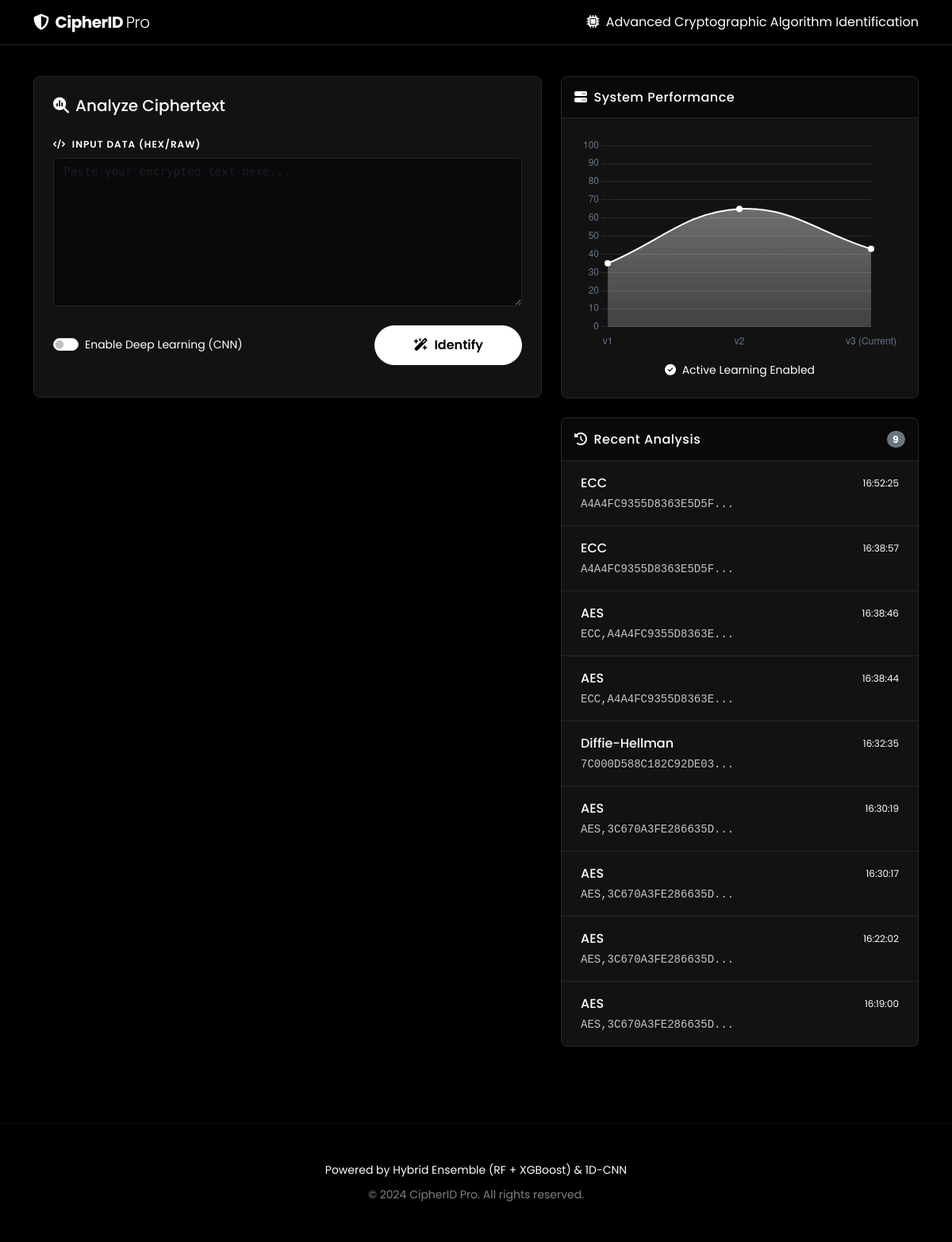
Before: / with the older database file.
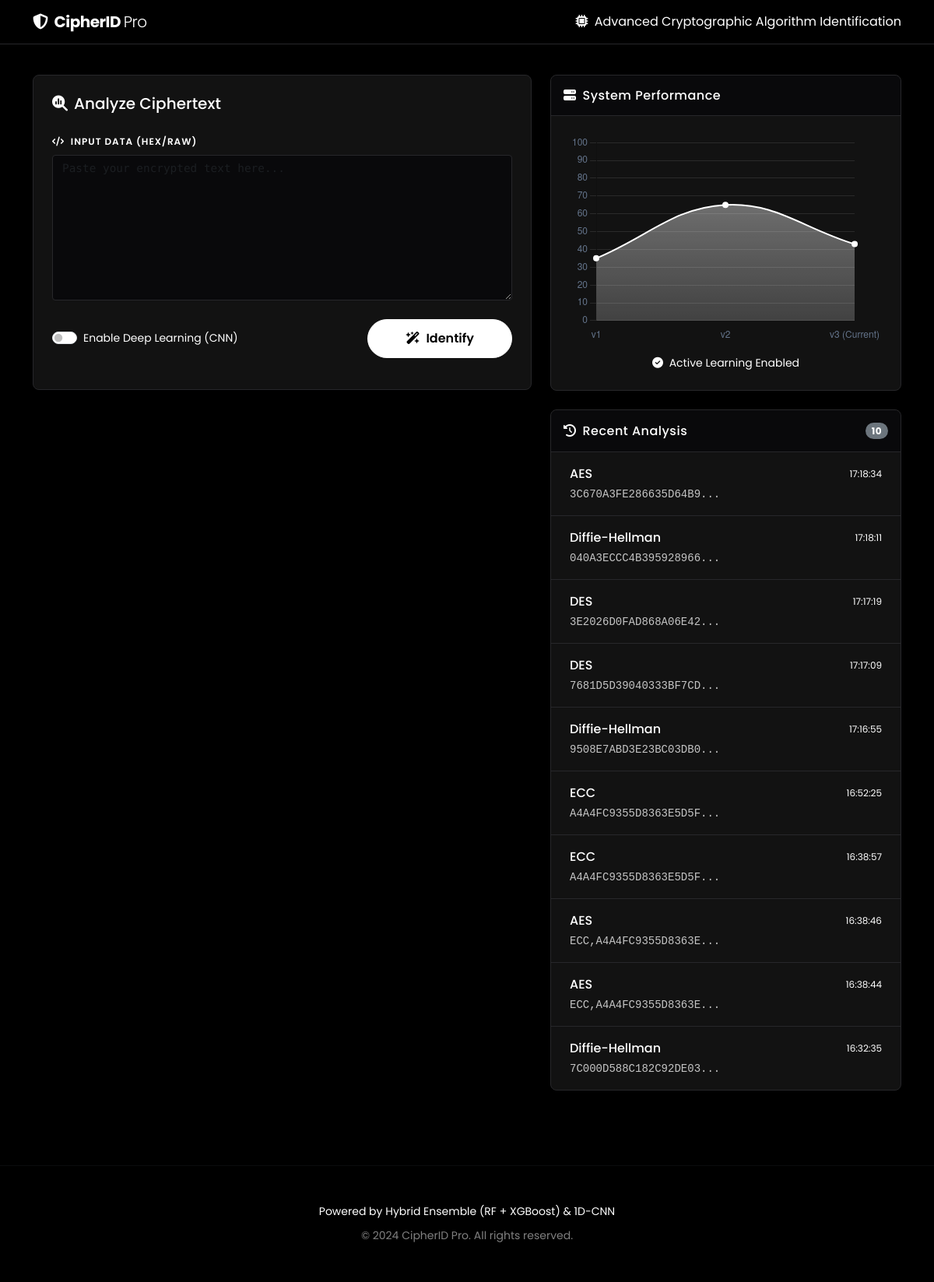
After: the same page with the newer database file.
### app/models/history.py (models this page shows)
class PredictionHistory(db.Model):
    id = db.Column(db.Integer, primary_key=True)
    ciphertext_snippet = db.Column(db.String(100), nullable=False)
    predicted_algorithm = db.Column(db.String(50), nullable=False)
    confidence = db.Column(db.Float, nullable=False)
    timestamp = db.Column(db.DateTime, index=True, default=datetime.utcnow)
    def to_dict(self):
        return {
            'ciphertext': self.ciphertext_snippet,
            'prediction': self.predicted_algorithm,
            'confidence': self.confidence,
            'timestamp': self.timestamp.strftime("%H:%M:%S")
        }

### app/routes/web.py (the view)
@web_bp.route("/", methods=["GET"])
def index():
    try:
        history = PredictionHistory.query.order_by(PredictionHistory.timestamp.desc()).limit(10).all()
        history_list = [h.to_dict() for h in history]
    except Exception:
        history_list = []
    return render_template("index.html", history=history_list)

### app/templates/index.html (shortened to what this page needs)
<!doctype html>
<html lang="en">
  <head>
    <link
      href="https://cdn.jsdelivr.net/npm/bootstrap@5.3.2/dist/css/bootstrap.min.css"
      rel="stylesheet" />
    <link
      rel="stylesheet"
      href="https://cdnjs.cloudflare.com/ajax/libs/font-awesome/6.4.0/css/all.min.css" />
    <link
      rel="stylesheet"
      href="{{ url_for('static', filename='style.css') }}" />
  </head>
  <body>
    <nav class="navbar navbar-expand-lg navbar-dark fixed-top">
      <div class="container">
        <a class="navbar-brand" href="#">
          <i class="fa-solid fa-shield-halved me-2"></i>CipherID
          <span class="fw-light">Pro</span>
        </a>
        <span class="navbar-text text-muted d-none d-md-block">
          <i class="fa-solid fa-microchip me-1"></i> Advanced Cryptographic
          Algorithm Identification
        </span>
      </div>
    </nav>
    <div class="container py-5 mt-5">
      <div class="row g-4">
        <div class="col-lg-7">
          <div class="card mb-4">
            <div class="card-body p-4">
              <h5 class="card-title mb-4 text-gradient">
                <i class="fa-solid fa-magnifying-glass-chart me-2"></i>Analyze
                Ciphertext
              </h5>
              <form method="post" action="{{ url_for('web.predict') }}">
                <div class="mb-4">
                  <label for="ciphertext" class="form-label">
                    <i class="fa-solid fa-code me-1"></i> Input Data (Hex/Raw)
                  </label>
                  <textarea
                    class="form-control shadow-none"
                    id="ciphertext"
                    name="ciphertext"
                    rows="8"
                    placeholder="Paste your encrypted text here..."
                    required>
{{ ciphertext or '' }}</textarea
                  >
                </div>
                <div
                  class="d-flex justify-content-between align-items-center mb-3">
                  <div class="form-check form-switch">
                    <input
                      class="form-check-input"
                      type="checkbox"
                      role="switch"
                      id="use_cnn"
                      name="use_cnn"
                       />
                    <label
                      class="form-check-label small text-muted"
                      for="use_cnn"
                      >Enable Deep Learning (CNN)</label
                    >
                  </div>
                  <button
                    type="submit"
                    class="btn btn-primary rounded-pill px-5">
                    <i class="fa-solid fa-wand-magic-sparkles me-2"></i>Identify
                  </button>
                </div>
              </form>
            </div>
          </div>
        </div>
        <div class="col-lg-5">
          <div class="card mb-4">
            <div class="card-header py-3">
              <h6 class="mb-0 text-white">
                <i class="fa-solid fa-server me-2"></i>System Performance
              </h6>
            </div>
            <div class="card-body p-4">
              <canvas id="statsChart" height="200"></canvas>
              <p class="text-muted small mt-3 text-center mb-0">
                <i class="fa-solid fa-check-circle text-success me-1"></i>
                Active Learning Enabled
              </p>
            </div>
          </div>
          <div class="card">
            <div
              class="card-header py-3 d-flex justify-content-between align-items-center">
              <h6 class="mb-0 text-white">
                <i class="fa-solid fa-clock-rotate-left me-2"></i>Recent
                Analysis
              </h6>
              <span class="badge bg-secondary rounded-pill"
                >{{ history|length }}</span
              >
            </div>
            <div class="list-group list-group-flush">
              {% for item in history %}
              <div class="list-group-item bg-transparent text-light px-4 py-3">
                <div
                  class="d-flex justify-content-between align-items-center mb-1">
                  <span class="text-white fw-medium"
                    >{{ item.prediction }}</span
                  >
                  <small class="text-muted" style="font-size: 0.75rem"
                    >{{ item.timestamp }}</small
                  >
                </div>
                <div
                  class="small text-muted text-truncate font-monospace opacity-75">
                  {{ item.ciphertext }}
                </div>
              </div>
              {% else %}
              <div class="p-4 text-center text-muted small">
                <i
                  class="fa-regular fa-folder-open fa-2x mb-2 d-block opacity-50"></i>
                No recent analysis found.
              </div>
              {% endfor %}
            </div>
          </div>
        </div>
      </div>
    </div>
    <footer
      class="text-center py-5 text-muted border-top border-secondary border-opacity-10 mt-5">
      <div class="container">
        <small class="d-block mb-2"
          >Powered by Hybrid Ensemble (RF + XGBoost) & 1D-CNN</small
        >
        <small class="opacity-50"
          >&copy; 2024 CipherID Pro. All rights reserved.</small
        >
      </div>
    </footer>
    <script>
        // Theme Colors (Monochrome)
      const colors = {
        primary: '#ffffff',
        accent: '#a1a1aa',
        success: '#d4d4d8',
        warning: '#71717a',
        text: '#fafafa',
        grid: 'rgba(255, 255, 255, 0.1)'
      };
      // 1. Probability Chart (Donut)
        // 2. System Stats Chart (Line)
        fetch('/api/stats')
          .then(response => response.json())
          .then(data => {
            const ctxStats = document.getElementById('statsChart').getContext('2d');
          // Create gradient
          const gradient = ctxStats.createLinearGradient(0, 0, 0, 400);
          gradient.addColorStop(0, 'rgba(255, 255, 255, 0.5)');
          gradient.addColorStop(1, 'rgba(255, 255, 255, 0.0)');
          new Chart(ctxStats, {
              type: 'line',
              data: {
                labels: data.labels,
                datasets: [{
                  label: 'Accuracy (%)',
                  data: data.accuracy,
                  borderColor: colors.primary,
                  backgroundColor: gradient,
                  borderWidth: 2,
                  pointBackgroundColor: colors.primary,
                  pointBorderColor: '#fff',
                  tension: 0.4,
                  fill: true
                }]
              },
              options: {
                responsive: true,
                plugins: {
                  legend: { display: false },
                  tooltip: {
                    mode: 'index',
                    intersect: false,
                    backgroundColor: 'rgba(15, 23, 42, 0.9)',
                    titleColor: '#fff',
                    bodyColor: '#cbd5e1'
                  }
                },
                scales: {
                  y: {
                    beginAtZero: true,
                    max: 100,
                    grid: { color: colors.grid },
                    ticks: { color: '#64748b' }
                  },
                  x: {
                    grid: { display: false },
                    ticks: { color: '#64748b' }
                  }
                },
                interaction: {
                  mode: 'nearest',
                  axis: 'x',
                  intersect: false
                }
              }
            });
          });
    </script>
  </body>
</html>

### app/static/style.css (style rules this page uses)
:root { --bg-dark: #000000; --bg-darker: #09090b; --primary: #ffffff; --primary-glow: rgba(255, 255, 255, 0.3); --accent: #a1a1aa; --success: #d4d4d8; --text-main: #ffffff; --text-muted: #ffffff; --card-bg: #121212; --card-border: #27272a; --glass-blur: 0px; }
body { font-family: "Poppins", sans-serif; background-color: var(--bg-dark); color: var(--text-main); min-height: 100vh; overflow-x: hidden; }
.navbar { background: rgba(0, 0, 0, 0.9) !important; border-bottom: 1px solid var(--card-border) !important; }
.navbar-brand { color: var(--primary) !important; font-weight: 700; letter-spacing: -0.5px; }
.card { background: var(--card-bg); border: 1px solid var(--card-border); box-shadow: none; border-radius: 0.5rem; transition: border-color 0.2s ease; }
.card-header { background: var(--bg-darker); border-bottom: 1px solid var(--card-border); border-radius: 0.5rem 0.5rem 0 0 !important; font-weight: 600; letter-spacing: 0.5px; }
textarea.form-control { background-color: var(--bg-darker); color: var(--text-main); border: 1px solid var(--card-border); font-family: "Fira Code", "Courier New", monospace; font-size: 0.9rem; transition: all 0.2s ease; border-radius: 0.25rem; }
.form-label { color: var(--text-muted); text-transform: uppercase; font-size: 0.75rem; letter-spacing: 1px; font-weight: 600; }
.btn-primary { background: var(--primary); color: #000; border: 1px solid var(--primary); font-weight: 600; padding: 0.75rem 1.5rem; border-radius: 0.25rem; transition: all 0.2s ease; }
.list-group-item { border-color: var(--card-border) !important; transition: background 0.2s; }
.text-gradient { background: linear-gradient(to right, #ffffff, #ffffff); -webkit-background-clip: text; -webkit-text-fill-color: transparent; }
.text-success { color: #ffffff !important; }
.text-muted { color: #ffffff !important; }

Changed rows visible on the page:
no longer on this page (row unchanged): PredictionHistory: prediction "AES", timestamp "16:30:19", ciphertext "AES,3C670A3FE286635D..."
no longer on this page (row unchanged): PredictionHistory: prediction "AES", timestamp "16:30:17", ciphertext "AES,3C670A3FE286635D..."
no longer on this page (row unchanged): PredictionHistory: prediction "AES", timestamp "16:22:02", ciphertext "AES,3C670A3FE286635D..."
no longer on this page (row unchanged): PredictionHistory: prediction "AES", timestamp "16:19:00", ciphertext "AES,3C670A3FE286635D..."
added PredictionHistory: prediction "AES", timestamp "17:18:34", ciphertext "3C670A3FE286635D64B9..."
added PredictionHistory: prediction "Diffie-Hellman", timestamp "17:18:11", ciphertext "040A3ECCC4B395928966..."
added PredictionHistory: prediction "DES", timestamp "17:17:19", ciphertext "3E2026D0FAD868A06E42..."
added PredictionHistory: prediction "DES", timestamp "17:17:09", ciphertext "7681D5D39040333BF7CD..."
added PredictionHistory: prediction "Diffie-Hellman", timestamp "17:16:55", ciphertext "9508E7ABD3E23BC03DB0..."
Other visible differences:
{{ history|length }}: "9" → "10"
